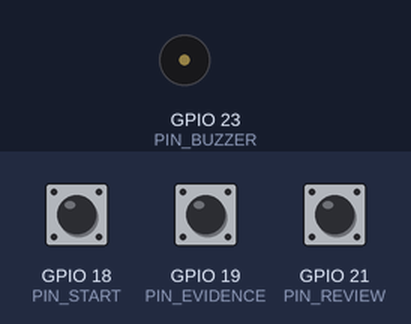
A sketch run on a simulated ESP32. Parts: buzzer (waves = sounding, pin HIGH). Inputs (shaded band) come from the test bench; at power-on: GPIO 18 (PIN_START) HIGH, GPIO 19 (PIN_EVIDENCE) HIGH, GPIO 21 (PIN_REVIEW) HIGH. WiFi joins after 1.5 s; servers stay silent unless stated; uploads are accepted with an empty reply; random numbers use the default seed unless the sketch sets one; what the sketch prints to the serial monitor is not drawn.

Above: at 2.7 s.
2.8 s: GPIO 18 (PIN_START) pulled LOW for 0.15 s
At 3.09 s:
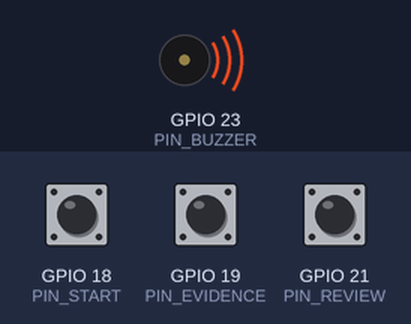
4.6 s: GPIO 19 (PIN_EVIDENCE) pulled LOW for 0.15 s
At 5.7 s:
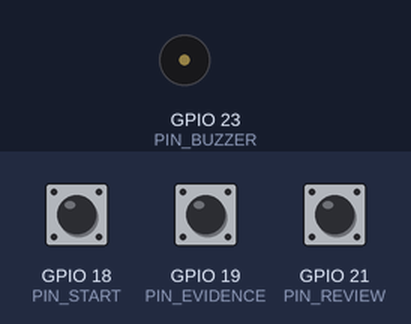
6.3 s: GPIO 21 (PIN_REVIEW) pulled LOW for 0.15 s
At 7.1 s:
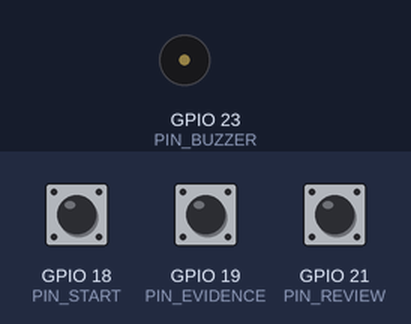
Timing chart, 0 to 9.3 s (numbered marks = the images above; inputs shaded):
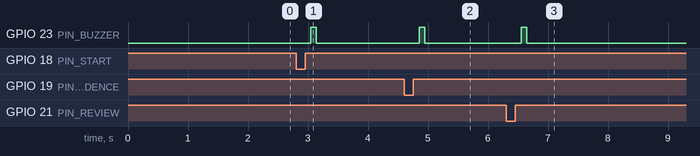

The sketch:

esp32_inspection_controller.ino
```cpp
/*
 * JAN-SAKSHYA AI — ESP32 inspection controller scaffold
 * Hardware: buttons on GPIO 18, 19, 21; buzzer control GPIO 23.
 *
 * IMPORTANT:
 * - Configure Wi-Fi/API/device-key/complaint placeholders before use.
 * - Use only simulated complaints and a trusted test network.
 * - Verify exact board and buzzer electrical requirements.
 * - Use an appropriate transistor/driver if the buzzer cannot safely be
 *   driven by the GPIO. Do not attach an unknown load directly.
 * - This is a demo scaffold, not production-grade device provisioning.
 */

#include <WiFi.h>
#include <HTTPClient.h>
#include <ArduinoJson.h>

// Set these locally for your lab setup. Do not commit real credentials.
const char* WIFI_SSID = "CHANGE_ME";
const char* WIFI_PASSWORD = "CHANGE_ME";
const char* API_BASE_URL = "http://192.168.1.10:8000";
const char* DEVICE_API_KEY = "CHANGE_ME_DEMO_KEY";
const char* DEVICE_ID = "CIVIC-NODE-01";
const char* COMPLAINT_ID = "GRV-DEMO-1042";

constexpr int PIN_START = 18;
constexpr int PIN_EVIDENCE = 19;
constexpr int PIN_REVIEW = 21;
constexpr int PIN_BUZZER = 23;
constexpr unsigned long DEBOUNCE_MS = 45;

struct ButtonState {
  int pin;
  const char* eventType;
  bool lastReading;
  bool stableState;
  unsigned long changedAt;
};

ButtonState buttons[] = {
  {PIN_START, "inspection_started", HIGH, HIGH, 0},
  {PIN_EVIDENCE, "evidence_acknowledged", HIGH, HIGH, 0},
  {PIN_REVIEW, "flag_for_review", HIGH, HIGH, 0},
};

void beepOnce() {
  // Assumes an active buzzer with a suitable driver. Adjust for your hardware.
  digitalWrite(PIN_BUZZER, HIGH);
  delay(90);
  digitalWrite(PIN_BUZZER, LOW);
}

String makeEventId() {
  // Demo ID only. Production must use a durable UUID/event counter that survives retries.
  String id = String(DEVICE_ID) + "-" + String((uint32_t)esp_random(), HEX);
  return id;
}

bool sendEvent(const char* eventType) {
  if (WiFi.status() != WL_CONNECTED) {
    Serial.println("No Wi-Fi: event not sent. Offline queue is not implemented in this sketch.");
    return false;
  }

  HTTPClient http;
  String endpoint = String(API_BASE_URL) + "/api/inspection-events";
  http.begin(endpoint);
  http.setTimeout(4000);
  http.addHeader("Content-Type", "application/json");
  http.addHeader("X-Device-Key", DEVICE_API_KEY);

  StaticJsonDocument<256> doc;
  doc["event_id"] = makeEventId();
  doc["device_id"] = DEVICE_ID;
  doc["complaint_id"] = COMPLAINT_ID;
  doc["event_type"] = eventType;
  doc["client_timestamp"] = ""; // Server timestamp is authoritative for this MVP.

  String body;
  serializeJson(doc, body);
  int status = http.POST(body);
  String response = http.getString();
  http.end();

  Serial.printf("POST status: %d\n", status);
  if (status >= 200 && status < 300) {
    Serial.println(response);
    return true;
  }
  Serial.println("Event was not acknowledged; buzzer will not confirm success.");
  return false;
}

void setup() {
  Serial.begin(115200);
  pinMode(PIN_START, INPUT_PULLUP);
  pinMode(PIN_EVIDENCE, INPUT_PULLUP);
  pinMode(PIN_REVIEW, INPUT_PULLUP);
  pinMode(PIN_BUZZER, OUTPUT);
  digitalWrite(PIN_BUZZER, LOW);

  WiFi.mode(WIFI_STA);
  WiFi.begin(WIFI_SSID, WIFI_PASSWORD);
  Serial.print("Connecting to Wi-Fi");
  unsigned long started = millis();
  while (WiFi.status() != WL_CONNECTED && millis() - started < 15000) {
    delay(300);
    Serial.print(".");
  }
  Serial.println();
  if (WiFi.status() == WL_CONNECTED) {
    Serial.print("Connected. IP: ");
    Serial.println(WiFi.localIP());
  } else {
    Serial.println("Wi-Fi not connected. This sketch currently has no offline queue.");
  }
}

void loop() {
  unsigned long now = millis();
  for (auto &button : buttons) {
    bool reading = digitalRead(button.pin);
    if (reading != button.lastReading) {
      button.changedAt = now;
      button.lastReading = reading;
    }

    if ((now - button.changedAt) > DEBOUNCE_MS && reading != button.stableState) {
      button.stableState = reading;
      if (button.stableState == LOW) {
        Serial.printf("Button event: %s\n", button.eventType);
        if (sendEvent(button.eventType)) {
          beepOnce();
        }
      }
    }
  }
  delay(5);
}
```

Measured:
- after the input at 2.8 s, GPIO 23 (PIN_BUZZER): LOW → HIGH after 0.25 s, → LOW 0.09 s later
- after the input at 4.6 s, GPIO 23 (PIN_BUZZER): LOW → HIGH after 0.25 s, → LOW 0.09 s later
- after the input at 6.3 s, GPIO 23 (PIN_BUZZER): LOW → HIGH after 0.26 s, → LOW 0.09 s later
